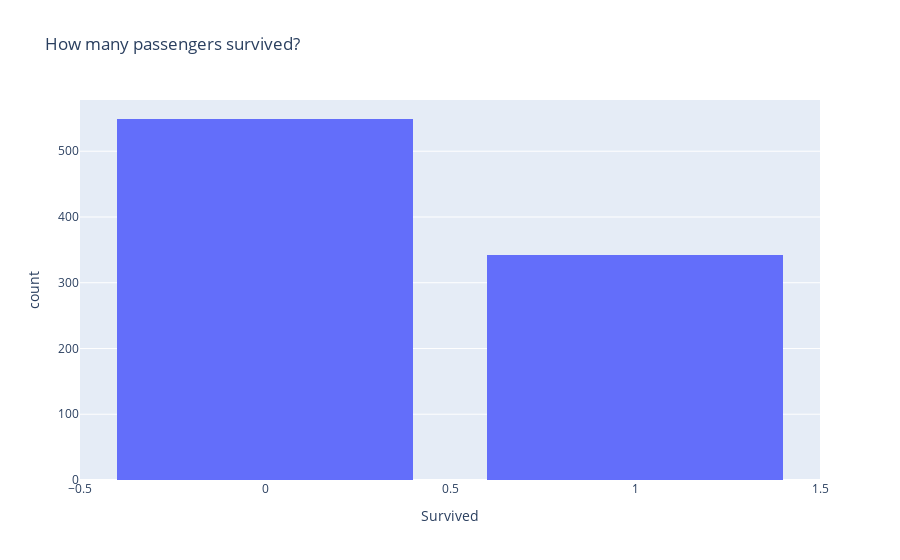

Source (notebook cell):
### Code cell
fig = px.histogram(df, x="Survived", title="How many passengers survived?")
fig.update_layout(bargap=0.2)  # Setzt eine Lücke von 20% zwischen den Balken
fig.show()

### Figure 1 — Plotly figure (JSON) as saved in the notebook; plotly's stock layout.template omitted (floating-point values rounded to 4 significant figures; data arrays with more than 128 entries replaced by an {"elided": "..."} marker saying what was removed)
{"data": [{"alignmentgroup": "True", "bingroup": "x", "hovertemplate": "Survived=%{x}<br>count=%{y}<extra></extra>", "legendgroup": "", "marker": {"color": "#636efa", "pattern": {"shape": ""}}, "name": "", "offsetgroup": "", "orientation": "v", "showlegend": false, "type": "histogram", "x": {"elided": "891 int values"}, "xaxis": "x", "yaxis": "y"}], "layout": {"bargap": 0.2, "barmode": "relative", "legend": {"tracegroupgap": 0}, "title": {"text": "How many passengers survived?"}, "xaxis": {"anchor": "y", "domain": [0, 1], "title": {"text": "Survived"}}, "yaxis": {"anchor": "x", "domain": [0, 1], "title": {"text": "count"}}}}
